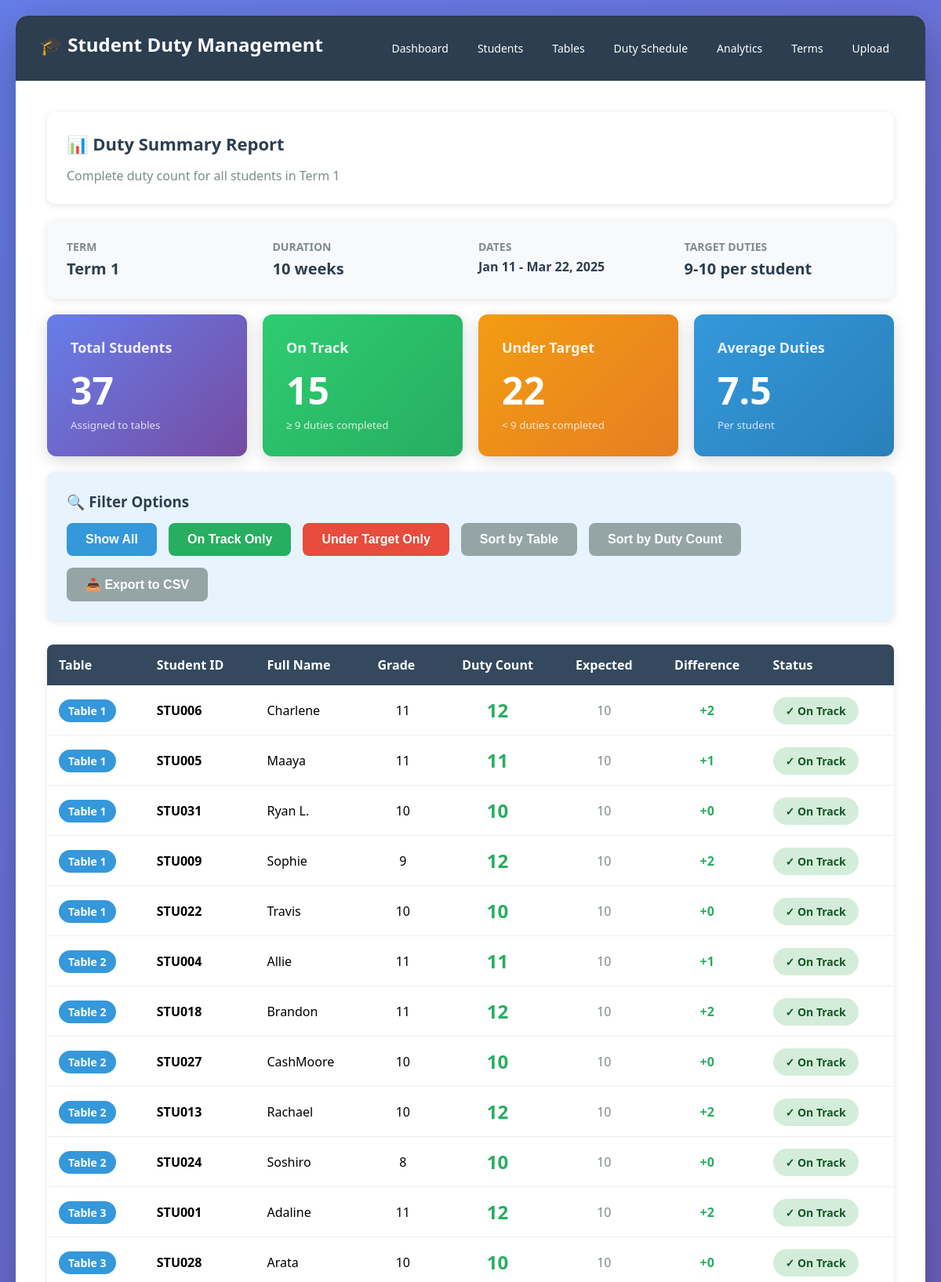
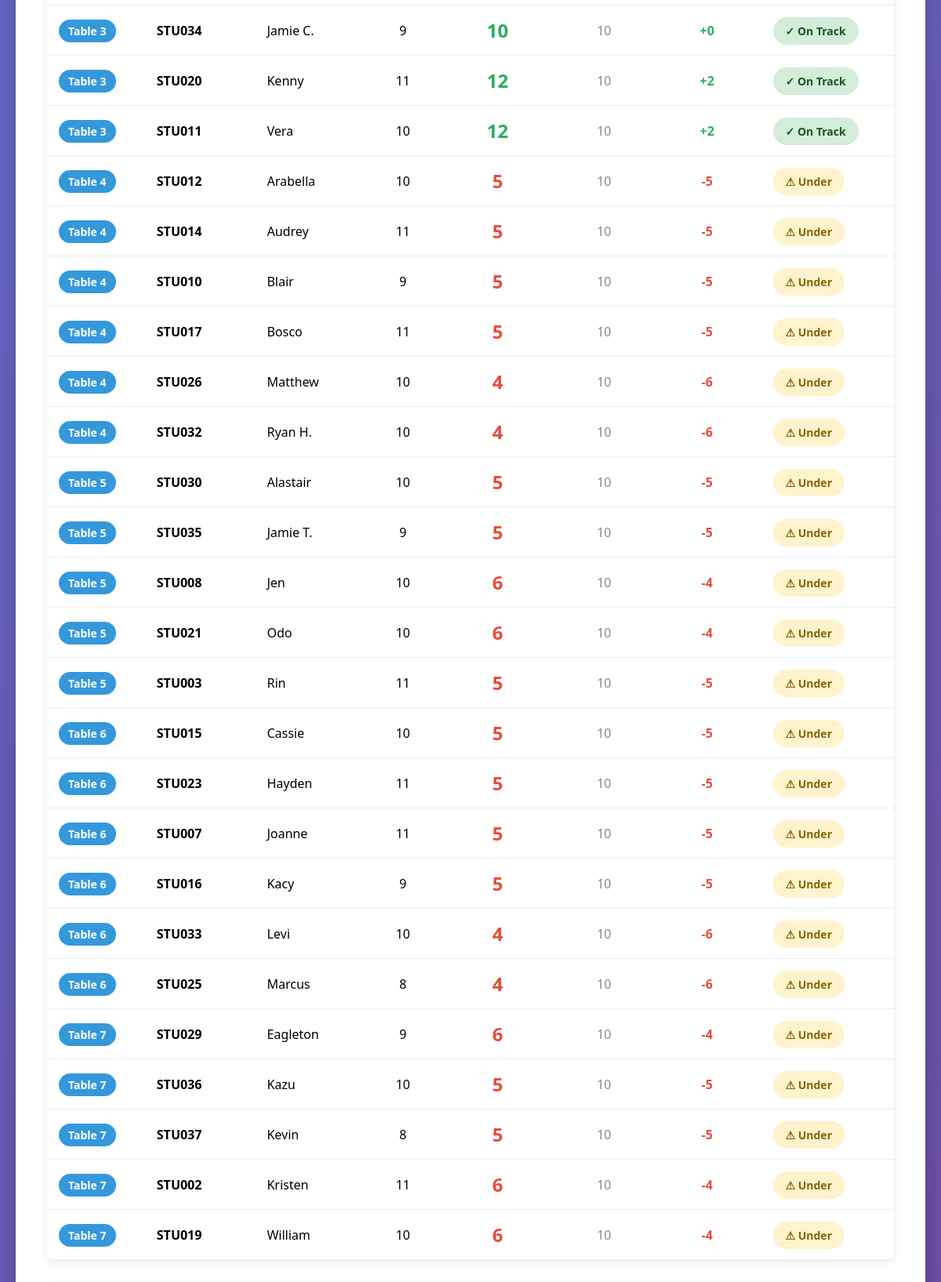
The page /duty_schedule/analytics (upper part) on the database its author committed (2 pictures, top to bottom).
### app.py (models this page shows, shortened)
class Term(db.Model):
    id = db.Column(db.Integer, primary_key=True)
    name = db.Column(db.String(100), nullable=False)
    start_date = db.Column(db.Date, nullable=False)
    end_date = db.Column(db.Date, nullable=False)
    weeks = db.Column(db.Integer, nullable=False)
    is_active = db.Column(db.Boolean, default=True)
    created_at = db.Column(db.DateTime, default=datetime.utcnow)
    weekly_assignments = db.relationship('WeeklyDutyAssignment', backref='term', lazy=True, cascade='all, delete-orphan')

class Student(db.Model):
    id = db.Column(db.Integer, primary_key=True)
    student_id = db.Column(db.String(20), unique=True, nullable=False)
    full_name = db.Column(db.String(100), nullable=False)
    grade = db.Column(db.Integer)
    gender = db.Column(db.String(10))
    country = db.Column(db.String(50))
    table_number = db.Column(db.Integer)
    created_at = db.Column(db.DateTime, default=datetime.utcnow)
    duty_assignments = db.relationship('DutyAssignment', backref='student', lazy=True)

### app.py (the view)
@app.route('/duty_schedule/analytics')
def duty_analytics():
    active_term = Term.query.filter_by(is_active=True).first()
    if not active_term:
        flash('No active term found. Please create a term first.', 'info')
        return redirect(url_for('manage_terms'))
    students = Student.query.filter(Student.table_number.isnot(None)).order_by(Student.table_number, Student.full_name).all()
    student_stats = []
    for student in students:
        duty_count = get_student_duty_count(student.id, active_term.id)
        student_stats.append({
            'student': student,
            'duty_count': duty_count,
            'expected': active_term.weeks,  # Approximately 1 duty per week
            'status': 'on_track' if duty_count >= active_term.weeks - 1 else 'under'
        })
    return render_template('duty_analytics.html',
                         term=active_term,
                         student_stats=student_stats)

### app.py (called while the page is built)
def get_student_duty_count(student_id, term_id):
    weekly_assignments = WeeklyDutyAssignment.query.filter_by(term_id=term_id).all()
    weekly_ids = [wa.id for wa in weekly_assignments]
    count = DailyDuty.query.filter(
        DailyDuty.weekly_assignment_id.in_(weekly_ids),
        ((DailyDuty.student1_id == student_id) | (DailyDuty.student2_id == student_id))
    ).count()
    return count

### templates/duty_analytics.html (shortened to what this page needs)
{% extends "base.html" %}
{% block content %}
<div class="card">
    <h2>📊 Duty Summary Report</h2>
    <p style="color: #7f8c8d; margin-top: 5px;">Complete duty count for all students in {{ term.name }}</p>
</div>
<div class="card" style="margin-top: 20px; background: #f8f9fa;">
    <div style="display: grid; grid-template-columns: repeat(auto-fit, minmax(200px, 1fr)); gap: 20px;">
        <div>
            <h4 style="color: #7f8c8d; font-size: 14px; margin-bottom: 5px;">TERM</h4>
            <p style="font-size: 20px; font-weight: bold; color: #2c3e50;">{{ term.name }}</p>
        </div>
        <div>
            <h4 style="color: #7f8c8d; font-size: 14px; margin-bottom: 5px;">DURATION</h4>
            <p style="font-size: 20px; font-weight: bold; color: #2c3e50;">{{ term.weeks }} weeks</p>
        </div>
        <div>
            <h4 style="color: #7f8c8d; font-size: 14px; margin-bottom: 5px;">DATES</h4>
            <p style="font-size: 16px; font-weight: bold; color: #2c3e50;">
                {{ term.start_date.strftime('%b %d') }} - {{ term.end_date.strftime('%b %d, %Y') }}
            </p>
        </div>
        <div>
            <h4 style="color: #7f8c8d; font-size: 14px; margin-bottom: 5px;">TARGET DUTIES</h4>
            <p style="font-size: 20px; font-weight: bold; color: #2c3e50;">9-10 per student</p>
        </div>
    </div>
</div>
{% if student_stats %}
<div class="stats-grid" style="margin-top: 20px;">
    <div class="stat-card" style="background: linear-gradient(135deg, #667eea 0%, #764ba2 100%);">
        <h3>Total Students</h3>
        <div class="number">{{ student_stats|length }}</div>
        <small style="opacity: 0.8;">Assigned to tables</small>
    </div>
    <div class="stat-card" style="background: linear-gradient(135deg, #2ecc71 0%, #27ae60 100%);">
        <h3>On Track</h3>
        <div class="number">{{ student_stats|selectattr('status', 'equalto', 'on_track')|list|length }}</div>
        <small style="opacity: 0.8;">≥ {{ term.weeks - 1 }} duties completed</small>
    </div>
    <div class="stat-card" style="background: linear-gradient(135deg, #f39c12 0%, #e67e22 100%);">
        <h3>Under Target</h3>
        <div class="number">{{ student_stats|selectattr('status', 'equalto', 'under')|list|length }}</div>
        <small style="opacity: 0.8;">< {{ term.weeks - 1 }} duties completed</small>
    </div>
    <div class="stat-card" style="background: linear-gradient(135deg, #3498db 0%, #2980b9 100%);">
        <h3>Average Duties</h3>
        <div class="number">
            {% set total = namespace(count=0) %}
            {% for stat in student_stats %}
                {% set total.count = total.count + stat.duty_count %}
            {% endfor %}
            {{ "%.1f"|format(total.count / student_stats|length) }}
        </div>
        <small style="opacity: 0.8;">Per student</small>
    </div>
</div>
<div class="card" style="margin-top: 20px; background: #e8f4fd;">
    <h3 style="color: #2c3e50; margin-bottom: 15px;">🔍 Filter Options</h3>
    <div style="display: flex; gap: 15px; flex-wrap: wrap;">
        <button onclick="filterTable('all')" class="btn btn-primary">Show All</button>
        <button onclick="filterTable('on_track')" class="btn btn-success">On Track Only</button>
        <button onclick="filterTable('under')" class="btn btn-danger">Under Target Only</button>
        <button onclick="sortTable('table')" class="btn btn-secondary">Sort by Table</button>
        <button onclick="sortTable('count')" class="btn btn-secondary">Sort by Duty Count</button>
        <button onclick="exportToCSV()" class="btn btn-secondary">📥 Export to CSV</button>
    </div>
</div>
<div style="margin-top: 30px;">
    <table id="dutyTable">
        <thead>
            <tr>
                <th>Table</th>
                <th>Student ID</th>
                <th>Full Name</th>
                <th>Grade</th>
                <th style="text-align: center;">Duty Count</th>
                <th style="text-align: center;">Expected</th>
                <th style="text-align: center;">Difference</th>
                <th>Status</th>
            </tr>
        </thead>
        <tbody>
            {% for stat in student_stats %}
            <tr data-status="{{ stat.status }}" data-table="{{ stat.student.table_number }}">
                <td>
                    <span style="background: #3498db; color: white; padding: 5px 12px; border-radius: 15px; font-size: 14px; font-weight: 600;">
                        Table {{ stat.student.table_number }}
                    </span>
                </td>
                <td><strong>{{ stat.student.student_id }}</strong></td>
                <td>{{ stat.student.full_name }}</td>
                <td style="text-align: center;">{{ stat.student.grade if stat.student.grade else 'N/A' }}</td>
                <td style="text-align: center;">
                    <span style="font-size: 24px; font-weight: bold; color:
                        {% if stat.duty_count >= stat.expected %}#27ae60
                        {% elif stat.duty_count >= stat.expected - 2 %}#f39c12
                        {% else %}#e74c3c{% endif %};">
                        {{ stat.duty_count }}
                    </span>
                </td>
                <td style="text-align: center; color: #7f8c8d;">{{ stat.expected }}</td>
                <td style="text-align: center;">
                    {% set diff = stat.duty_count - stat.expected %}
                    {% if diff >= 0 %}
                        <span style="color: #27ae60; font-weight: bold;">+{{ diff }}</span>
                    {% else %}
                        <span style="color: #e74c3c; font-weight: bold;">{{ diff }}</span>
                    {% endif %}
                </td>
                <td>
                    {% if stat.status == 'on_track' %}
                    <span style="background: #d4edda; color: #155724; padding: 8px 16px; border-radius: 20px; font-weight: 600; font-size: 14px;">
                        ✓ On Track
                    </span>
                    {% else %}
                    <span style="background: #fff3cd; color: #856404; padding: 8px 16px; border-radius: 20px; font-weight: 600; font-size: 14px;">
                        ⚠ Under
                    </span>
                    {% endif %}
                </td>
            </tr>
            {% endfor %}
        </tbody>
    </table>
</div>
        {% set table_summary = {} %}
        {% for stat in student_stats %}
            {% set table_num = stat.student.table_number %}
            {% if table_num not in table_summary %}
                {% set _ = table_summary.update({table_num: {'students': [], 'total_duties': 0}}) %}
            {% endif %}
            {% set _ = table_summary[table_num]['students'].append(stat.student) %}
            {% set _ = table_summary[table_num].update({'total_duties': table_summary[table_num]['total_duties'] + stat.duty_count}) %}
        {% endfor %}
{% endif %}
{% endblock %}

### templates/base.html (style rules this page uses)
* { margin: 0; padding: 0; box-sizing: border-box; }
body { font-family: 'Segoe UI', Tahoma, Geneva, Verdana, sans-serif; background: linear-gradient(135deg, #667eea 0%, #764ba2 100%); min-height: 100vh; padding: 20px; }
.btn { padding: 12px 24px; border: none; border-radius: 8px; cursor: pointer; font-size: 16px; font-weight: 600; text-decoration: none; display: inline-block; transition: all 0.3s; }
.btn-primary { background: #3498db; color: white; }
.btn-success { background: #27ae60; color: white; }
.btn-danger { background: #e74c3c; color: white; }
.btn-secondary { background: #95a5a6; color: white; }
table { width: 100%; border-collapse: collapse; margin-top: 20px; background: white; border-radius: 8px; overflow: hidden; box-shadow: 0 2px 10px rgba(0, 0, 0, 0.1); }
thead { background: #34495e; color: white; }
th { padding: 15px; text-align: left; font-weight: 600; }
td { padding: 15px; border-bottom: 1px solid #ecf0f1; }
.card { background: white; border-radius: 10px; padding: 25px; margin-bottom: 20px; box-shadow: 0 2px 10px rgba(0, 0, 0, 0.1); }
.card h2 { color: #2c3e50; margin-bottom: 15px; font-size: 22px; }
.stats-grid { display: grid; grid-template-columns: repeat(auto-fit, minmax(250px, 1fr)); gap: 20px; margin-top: 30px; }
.stat-card { background: linear-gradient(135deg, #667eea 0%, #764ba2 100%); color: white; padding: 30px; border-radius: 12px; box-shadow: 0 5px 20px rgba(0, 0, 0, 0.15); }
.stat-card h3 { font-size: 18px; margin-bottom: 10px; opacity: 0.9; }
.stat-card .number { font-size: 48px; font-weight: bold; }

### rows shown on the page
Term: name "Term 1", weeks "10", start_date "Jan 11", end_date "Mar 22, 2025", term.weeks-1 "9"
Student: student.table_number "1", student.student_id "STU006", student.full_name "Charlene", student "11"
Student: student.table_number "1", student.student_id "STU005", student.full_name "Maaya", student "11"
Student: student.table_number "1", student.student_id "STU031", student.full_name "Ryan L.", student "10"
Student: student.table_number "1", student.student_id "STU009", student.full_name "Sophie", student "9"
Student: student.table_number "1", student.student_id "STU022", student.full_name "Travis", student "10"
Student: student.table_number "2", student.student_id "STU004", student.full_name "Allie", student "11"
Student: student.table_number "2", student.student_id "STU018", student.full_name "Brandon", student "11"
Student: student.table_number "2", student.student_id "STU027", student.full_name "CashMoore", student "10"
Student: student.table_number "2", student.student_id "STU013", student.full_name "Rachael", student "10"
Student: student.table_number "2", student.student_id "STU024", student.full_name "Soshiro", student "8"
Student: student.table_number "3", student.student_id "STU001", student.full_name "Adaline", student "11"
Student: student.table_number "3", student.student_id "STU028", student.full_name "Arata", student "10"
Student: student.table_number "3", student.student_id "STU034", student.full_name "Jamie C.", student "9"
Student: student.table_number "3", student.student_id "STU020", student.full_name "Kenny", student "11"
Student: student.table_number "3", student.student_id "STU011", student.full_name "Vera", student "10"
Student: student.table_number "4", student.student_id "STU012", student.full_name "Arabella", student "10"
Student: student.table_number "4", student.student_id "STU014", student.full_name "Audrey", student "11"
Student: student.table_number "4", student.student_id "STU010", student.full_name "Blair", student "9"
Student: student.table_number "4", student.student_id "STU017", student.full_name "Bosco", student "11"
Student: student.table_number "4", student.student_id "STU026", student.full_name "Matthew", student "10"
Student: student.table_number "4", student.student_id "STU032", student.full_name "Ryan H.", student "10"
Student: student.table_number "5", student.student_id "STU030", student.full_name "Alastair", student "10"
Student: student.table_number "5", student.student_id "STU035", student.full_name "Jamie T.", student "9"
Student: student.table_number "5", student.student_id "STU008", student.full_name "Jen", student "10"
Student: student.table_number "5", student.student_id "STU021", student.full_name "Odo", student "10"
Student: student.table_number "5", student.student_id "STU003", student.full_name "Rin", student "11"
Student: student.table_number "6", student.student_id "STU015", student.full_name "Cassie", student "10"
Student: student.table_number "6", student.student_id "STU023", student.full_name "Hayden", student "11"
Student: student.table_number "6", student.student_id "STU007", student.full_name "Joanne", student "11"
Student: student.table_number "6", student.student_id "STU016", student.full_name "Kacy", student "9"
Student: student.table_number "6", student.student_id "STU033", student.full_name "Levi", student "10"
Student: student.table_number "6", student.student_id "STU025", student.full_name "Marcus", student "8"
Student: student.table_number "7", student.student_id "STU029", student.full_name "Eagleton", student "9"
Student: student.table_number "7", student.student_id "STU036", student.full_name "Kazu", student "10"
Student: student.table_number "7", student.student_id "STU037", student.full_name "Kevin", student "8"
Student: student.table_number "7", student.student_id "STU002", student.full_name "Kristen", student "11"
Student: student.table_number "7", student.student_id "STU019", student.full_name "William", student "10"

### other values the page prints
{{ student_stats|length }} "37"
{{ student_stats|selectattr('status', 'equalto', 'on_track')|list|length }} "15"
{{ student_stats|selectattr('status', 'equalto', 'under')|list|length }} "22"
{{ "%.1f"|format(total.count / student_stats|length) }} "7.5"
{{ stat.duty_count }} "12" "11" "10" "12" "10" "11" "12" "10" "12" "10" "12" "10" "10" "12" "12" "5" "5" "5" "5" "4" "4" "5" "5" "6" "6" "5" "5" "5" "5" "5" "4" "4" "6" "5" "5" "6" "6"
{{ stat.expected }} "10" "10" "10" "10" "10" "10" "10" "10" "10" "10" "10" "10" "10" "10" "10" "10" "10" "10" "10" "10" "10" "10" "10" "10" "10" "10" "10" "10" "10" "10" "10" "10" "10" "10" "10" "10" "10"
{{ diff }} "2" "1" "0" "2" "0" "1" "2" "0" "2" "0" "2" "0" "0" "2" "2"
{{ diff }} "-5" "-5" "-5" "-5" "-6" "-6" "-5" "-5" "-4" "-4" "-5" "-5" "-5" "-5" "-5" "-6" "-6" "-4" "-5" "-5" "-4" "-4"
